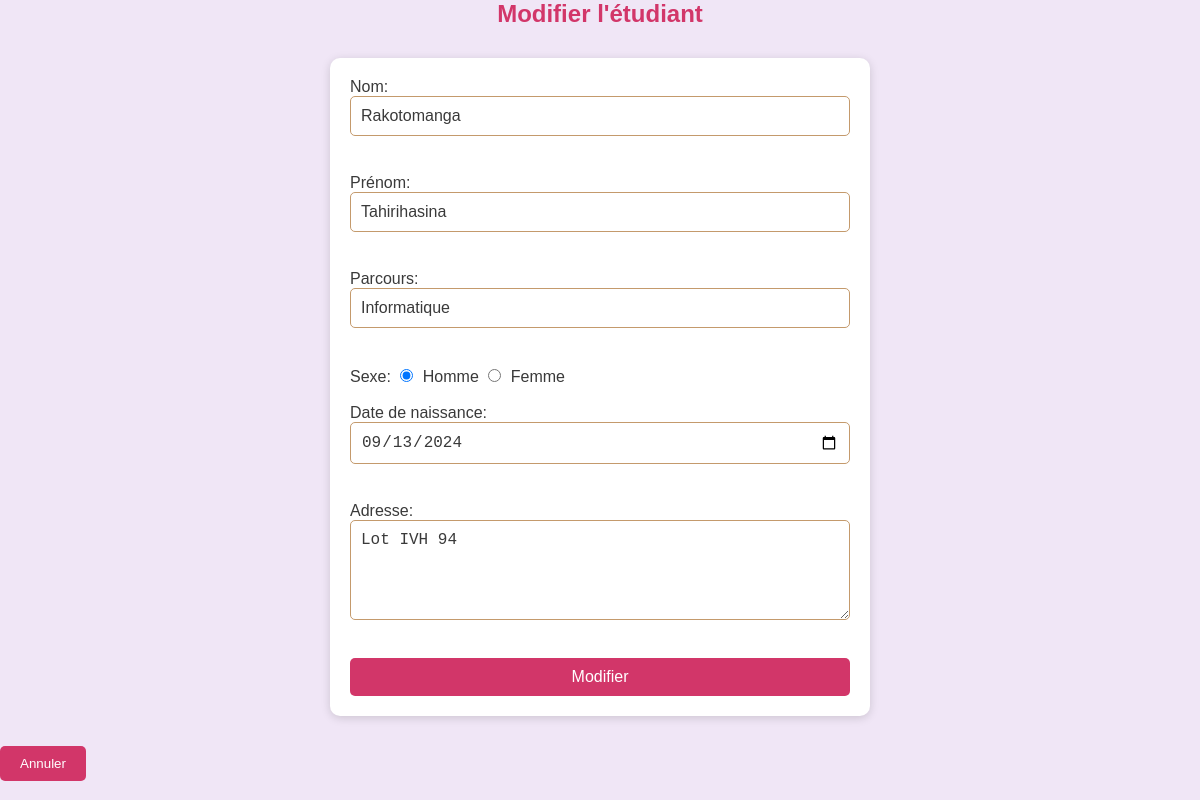
Screenshot of /admin/modifier.php?id=1 with the database file from the repository.
### tables this page shows
CREATE TABLE `etudiant` (
  `id` int NOT NULL AUTO_INCREMENT,
  `nom` varchar(50) DEFAULT NULL,
  `prenom` varchar(50) DEFAULT NULL,
  `parcours` varchar(100) DEFAULT NULL,
  `sexe` enum('Homme','Femme') DEFAULT NULL,
  `date_naissance` date DEFAULT NULL,
  `adresse` text,
  PRIMARY KEY (`id`)
);

### admin/modifier.php (the view, shortened to what this page needs)
<?php
include('config.php');
$id = $_GET['id'];
try {
    $sql = "SELECT * FROM etudiant WHERE id=?";
    $stmt = $conn->prepare($sql);
    $stmt->execute([$id]);
    $etudiant = $stmt->fetch(PDO::FETCH_ASSOC);
} catch (PDOException $e) {
    echo "Erreur : " . $e->getMessage();
}
?>
<link rel='stylesheet' href='styles.css'>
<h2>Modifier l'étudiant</h2>
<form action="" method="POST">
    Nom: <input type="text" name="nom" value="<?= $etudiant['nom']; ?>" required><br><br>
    Prénom: <input type="text" name="prenom" value="<?= $etudiant['prenom']; ?>" required><br><br>
    Parcours: <input type="text" name="parcours" value="<?= $etudiant['parcours']; ?>" required><br><br>
    Sexe:
    <input type="radio" name="sexe" value="Homme" <?= $etudiant['sexe'] == 'Homme' ? 'checked' : ''; ?>> Homme
    <input type="radio" name="sexe" value="Femme" <?= $etudiant['sexe'] == 'Femme' ? 'checked' : ''; ?>> Femme<br><br>
    Date de naissance: <input type="date" name="date_naissance" value="<?= $etudiant['date_naissance']; ?>" required><br><br>
    Adresse: <textarea name="adresse" required><?= $etudiant['adresse']; ?></textarea><br><br>
    <button type="submit">Modifier</button><br>
</form>
<button><a href="display.php">Annuler</a></button>

### admin/styles.css (style rules this page uses)
h2 { text-align: center; color: #d23669; }
form { max-width: 500px; margin: 30px auto; padding: 20px; background-color: #ffffff; border-radius: 10px; box-shadow: 0 2px 10px rgba(0, 0, 0, 0.15); }
input[type="text"], input[type="password"], input[type="date"], textarea, select { width: 100%; padding: 10px; margin-bottom: 20px; border: 1px solid #c49a6c; border-radius: 5px; font-size: 16px; color: #3a3a3a; }
textarea { height: 100px; }
input[type="radio"] { margin-right: 5px; }
button[type="submit"] { width: 100%; padding: 10px; background-color: #d23669; color: #ffffff; border: none; border-radius: 5px; font-size: 16px; cursor: pointer; }
a { text-decoration: none; color: #d23669; }
button a { text-decoration: none; color: #ffffff; }
button { padding: 10px 20px; background-color: #d23669; border: none; border-radius: 5px; cursor: pointer; }

### rows the page displays
etudiant: nom "Rakotomanga", prenom "Tahirihasina", parcours "Informatique", sexe "☑", date_naissance "09/13/2024", adresse "Lot IVH 94"
